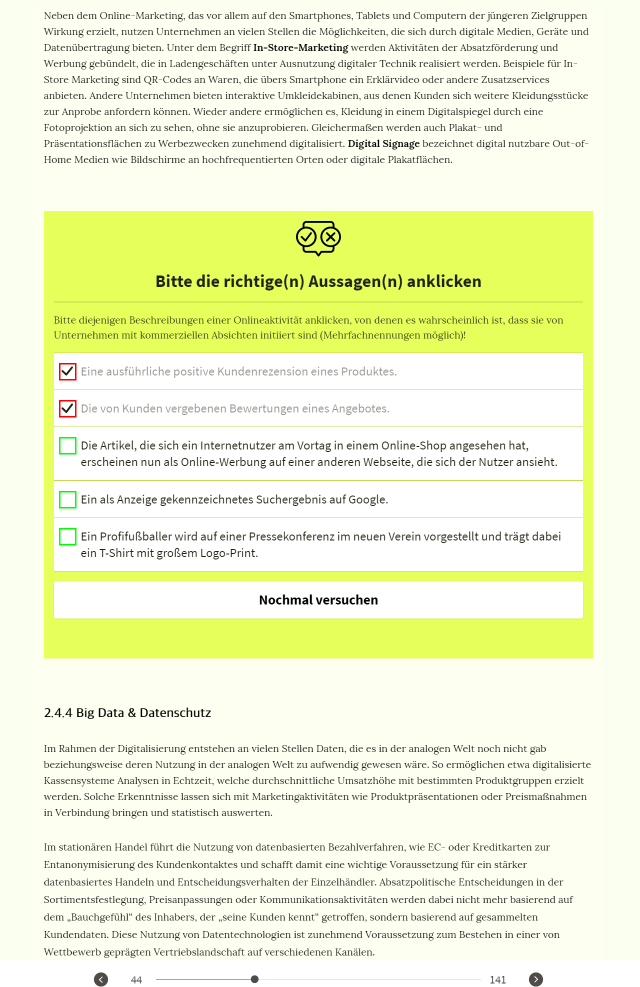
#> input picture py_croper/44.png, 1280 x 1974 px (shown at 1/2 size); its folder holds only this picture in this run
$ python 251120_croper.py
#> lines starting #> are read from the running program, lines starting #| are printed output that depends on the picture
# https://amanokaze.github.io/blog/Python-Image-Multi-Crop/

import os
from PIL import Image

for root, dirs, files in os.walk('./'):
    for idx, file in enumerate(files):
        fname, ext = os.path.splitext(file)
        if ext in ['.jpg','.png','.gif']:
            im = Image.open(file)
#> im is the input picture: PIL image 1280x1974 RGB; mean R, G, B 239.6, 245.4, 208.3
            width, height = im.size
#> width = 1280; height = 1974

            crop_image = im.crop((((width-1280)/2)+15, 80, 1592, height))
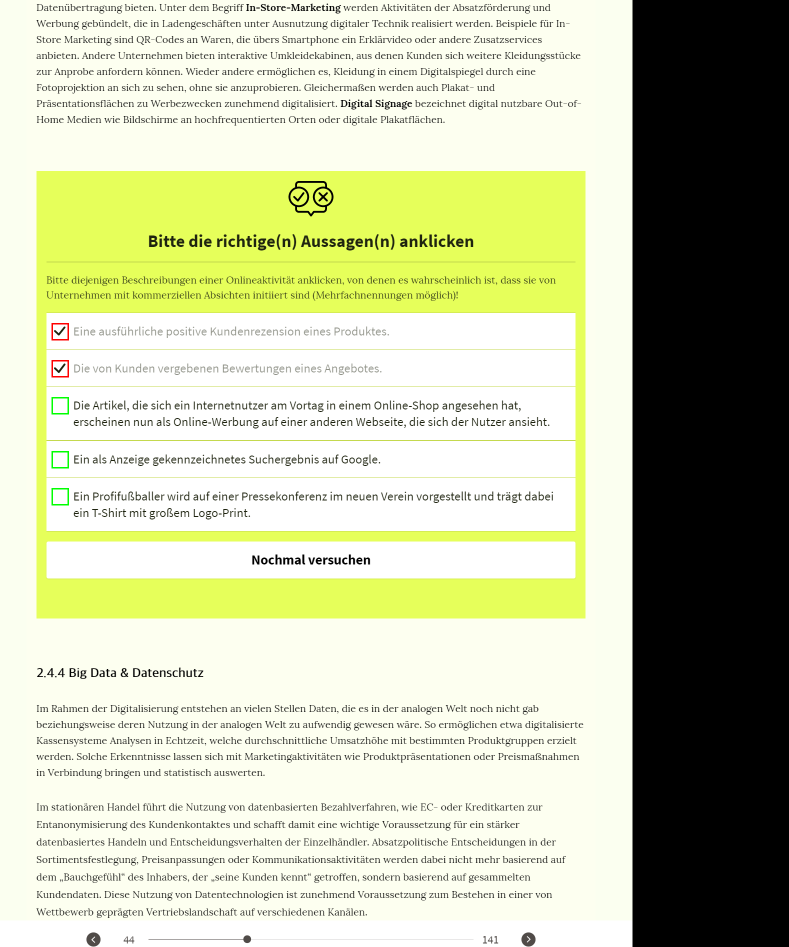
#> crop_image: PIL image 1577x1894 RGB (shown at 1/2 size); mean R, G, B 192.2, 196.9, 166.2
            crop_image.save(file)
